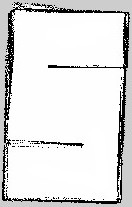
#> input picture omni3ros_pkg/maps/maze.jpeg, 132 x 207 px
$ jupyter execute --allow-errors 'Assessment of path planning algorithms.ipynb'
#> lines starting #> are read from the running program, lines starting #| are printed output that depends on the picture
[cell 1]
import os
import pickle
import matplotlib.pyplot as plt
from PIL import Image
import numpy as np
from functools import reduce

[cell 2]
EXPERIMENT_RESULT_FOLDER = "../../experiments"

MAP_PATH = "omni3ros_pkg/maps/maze.jpeg"
MAP_RESOLUTION = 0.05 # meters / pixel
MAP_ORIGIN = [-12.200000, -15.400000, 0.000000]

#### Read experiment file

#> (a cell that did not finish here is left out)

#> (a cell that did not finish here is left out)

#> (a cell that did not finish here is left out)

#> (a cell that did not finish here is left out)

#> (a cell that did not finish here is left out)

#### Calculate statistics

#> (a cell that did not finish here is left out)

[cell 9]
# [13 lines left out: function draw_speed, not called in this run]

#> (a cell that did not finish here is left out)

By second plot we see that we do rotations during linear movement which is good

[cell 11]
# [18 lines left out: function draw_acceleration, not called in this run]

#> (a cell that did not finish here is left out)

[cell 13]
# [8 lines left out: function calculate_path_length, not called in this run]

#> (a cell that did not finish here is left out)

#### Draw path

#> (a cell that did not finish here is left out)

[cell 16]
img_map = Image.open(MAP_PATH).rotate(90)
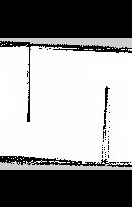
#> img_map: PIL image 132x207 L; min 0, max 255, mean 146

[cell 17]
origin_in_pixels = [val / MAP_RESOLUTION for val in MAP_ORIGIN]
origin_in_pixels

[cell 18]
x_origin = 243
y_origin = 308

# x_origin = 308
# y_origin = 243

[cell 19]
plt.imshow(img_map)

plt.plot(x_origin, y_origin, "*")
plt.show()
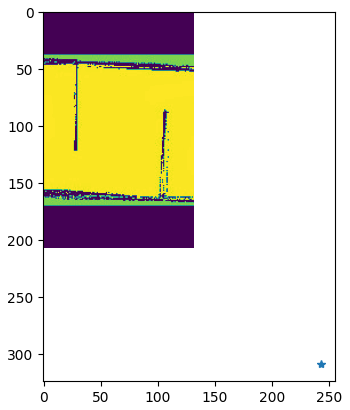
#> figure drawn by matplotlib, 1 panel

[cell 20]
img_map = Image.open(MAP_PATH)
#> img_map is the input picture: PIL image 132x207 L; min 0, max 255, mean 223.3

[cell 21]
img_map.size
#> Out = (132, 207)
